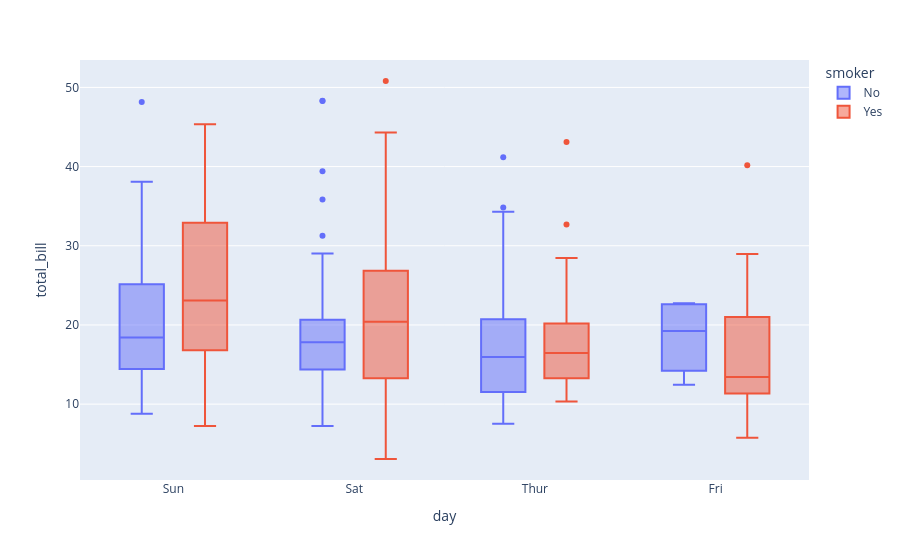

The cell this chart's notebook holds for it:
### Markdown cell above
Choosing The Algorithm For Computing Quartiles

### Code cell
df = px.data.tips()

fig = px.box(df, x="day", y="total_bill", color="smoker")
fig.update_traces(quartilemethod="exclusive") # or "inclusive", or "linear" by default
fig.show()

### Figure 1 — Plotly figure (JSON) as saved in the notebook; plotly's stock layout.template omitted (floating-point values rounded to 4 significant figures; data arrays with more than 128 entries replaced by an {"elided": "..."} marker saying what was removed)
{"data": [{"alignmentgroup": "True", "hovertemplate": "smoker=No<br>day=%{x}<br>total_bill=%{y}<extra></extra>", "legendgroup": "No", "marker": {"color": "#636efa"}, "name": "No", "notched": false, "offsetgroup": "No", "orientation": "v", "quartilemethod": "exclusive", "showlegend": true, "type": "box", "x": {"elided": "151 str values"}, "x0": " ", "xaxis": "x", "y": {"elided": "151 float values"}, "y0": " ", "yaxis": "y"}, {"alignmentgroup": "True", "hovertemplate": "smoker=Yes<br>day=%{x}<br>total_bill=%{y}<extra></extra>", "legendgroup": "Yes", "marker": {"color": "#EF553B"}, "name": "Yes", "notched": false, "offsetgroup": "Yes", "orientation": "v", "quartilemethod": "exclusive", "showlegend": true, "type": "box", "x": ["Sat", "Sat", "Sat", "Sat", "Sat", "Sat", "Sat", "Sat", "Sat", "Sat", "Sat", "Thur", "Thur", "Fri", "Fri", "Fri", "Fri", "Fri", "Fri", "Fri", "Fri", "Fri", "Sat", "Sat", "Sat", "Sat", "Sat", "Sat", "Thur", "Sun", "Sat", "Sat", "Sat", "Sat", "Sun", "Sun", "Sun", "Sun", "Sun", "Sun", "Sun", "Sun", "Sun", "Sun", "Sun", "Sun", "Sun", "Sun", "Sun", "Sun", "Sun", "Sun", "Thur", "Thur", "Thur", "Thur", "Thur", "Thur", "Thur", "Thur", "Thur", "Thur", "Thur", "Thur", "Thur", "Thur", "Sat", "Sat", "Sat", "Sat", "Sat", "Sat", "Sat", "Sat", "Sat", "Sat", "Sat", "Sat", "Sat", "Fri", "Fri", "Fri", "Fri", "Fri", "Fri", "Sat", "Sat", "Sat", "Sat", "Sat", "Sat", "Sat", "Sat"], "x0": " ", "xaxis": "x", "y": [38.01, 11.24, 20.29, 13.81, 11.02, 18.29, 3.07, 15.01, 26.86, 25.28, 17.92, 19.44, 32.68, 28.97, 5.75, 16.32, 40.17, 27.28, 12.03, 21.01, 11.35, 15.38, 44.3, 22.42, 15.36, 20.49, 25.21, 14.31, 16.0, 17.51, 10.59, 10.63, 50.81, 15.81, 7.25, 31.85, 16.82, 32.9, 17.89, 14.48, 9.6, 34.63, 34.65, 23.33, 45.35, 23.17, 40.55, 20.9, 30.46, 18.15, 23.1, 15.69, 19.81, 28.44, 15.48, 16.58, 10.34, 43.11, 13.0, 13.51, 18.71, 12.74, 13.0, 16.4, 20.53, 16.47, 26.59, 38.73, 24.27, 12.76, 30.06, 25.89, 13.27, 28.17, 12.9, 28.15, 11.59, 7.74, 30.14, 12.16, 13.42, 8.58, 13.42, 16.27, 10.09, 22.12, 24.01, 15.69, 15.53, 12.6, 32.83, 27.18, 22.67], "y0": " ", "yaxis": "y"}], "layout": {"boxmode": "group", "legend": {"title": {"text": "smoker"}, "tracegroupgap": 0}, "margin": {"t": 60}, "xaxis": {"anchor": "y", "domain": [0, 1], "title": {"text": "day"}}, "yaxis": {"anchor": "x", "domain": [0, 1], "title": {"text": "total_bill"}}}}
